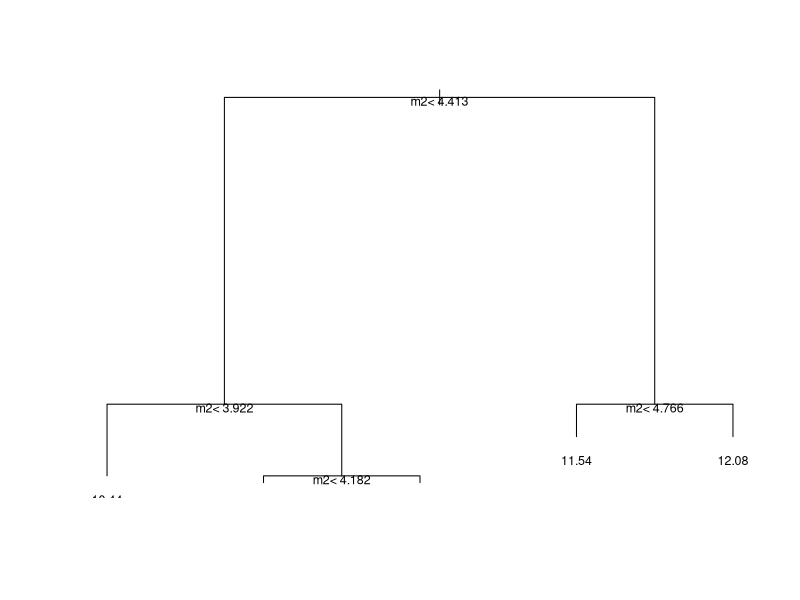
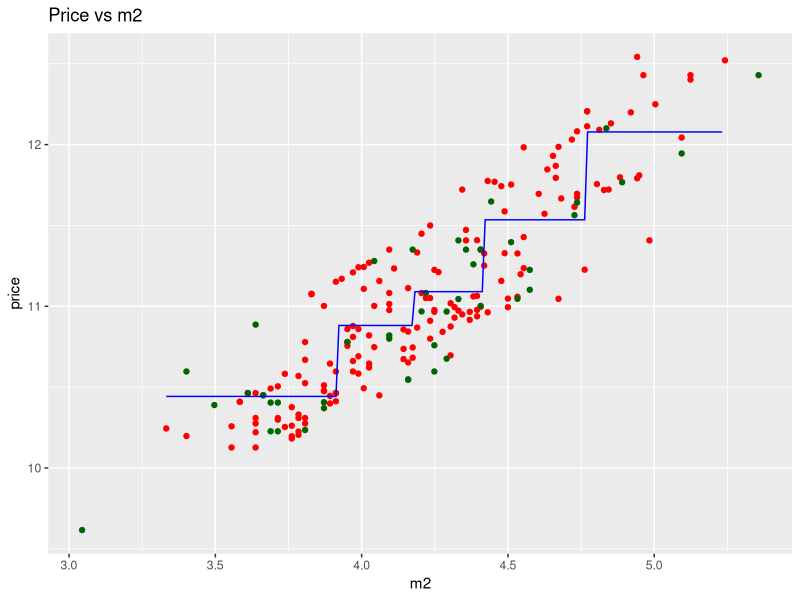
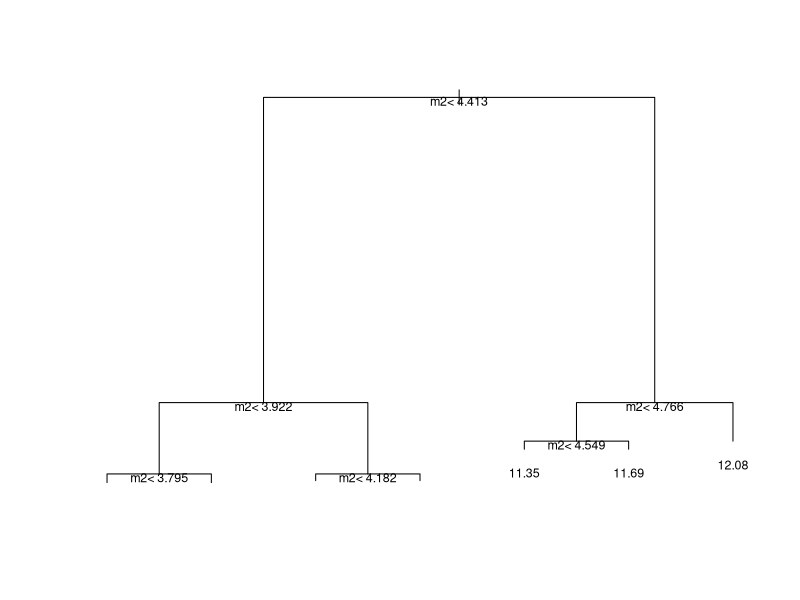
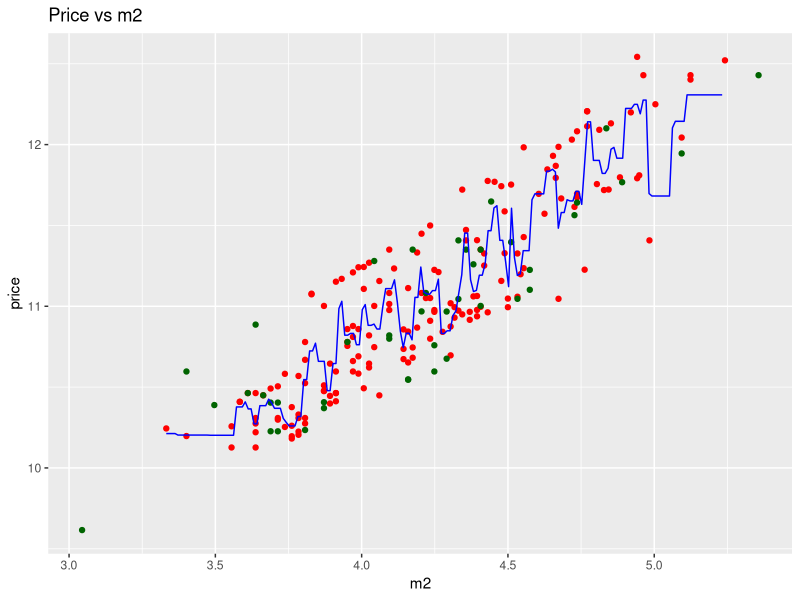

Recreate these plots in R, in order. (Note: this script raises an error after producing the figures.)
# NONLINEAR REGRESSION 
# Download the data

f_train <- read.csv2('flats_train.csv', header = TRUE, encoding = 'UNICOD')
f_test <- read.csv2('flats_test.csv', header = TRUE, encoding = 'UNICOD')


# Decision Tree Regression

## Fitting simple tree

library(rpart)
dt <- rpart(price ~ m2, f_train, control = rpart.control(minsplit = 50))
plot(dt)
text(dt, pos = 1, cex = .75, col = 1, font = 1)


## Predicting

p_dt <- predict(dt, f_test)

train_mse_dt <- sum((f_train$price-predict(dt, f_train))^2) /length(f_train$price)
test_mse_dt <- sum((f_test$price-p_dt)^2)/length(p_dt)

train_mse_dt
test_mse_dt


## Visualising

library(ggplot2)
x_grid <- seq(min(f_train$m2), max(f_train$m2), 0.01)
ggplot() +
  geom_point(aes(f_train$m2, f_train$price),colour = 'red') +
  geom_point(aes(f_test$m2, f_test$price),colour = 'dark green') +
  geom_line(aes(x_grid, predict(dt, data.frame(m2 = x_grid))),colour = 'blue') +
  ggtitle('Price vs m2') +
  xlab('m2') +
  ylab('price')


## Fitting full tree

library(rpart)
dt <- rpart(price ~ rooms + location + condition + m2, f_train, control = rpart.control(minsplit = 2))
plot(dt)
text(dt, pos = 1, cex = .75, col = 1, font = 1)


## Predicting

p_dt <- predict(dt, f_test)

train_mse_dt <- sum((f_train$price-predict(dt, f_train))^2)/length(f_train$price)
test_mse_dt <- sum((f_test$price-p_dt)^2)/length(p_dt)

train_mse_dt
test_mse_dt


# Random forest

## Fitting

library(randomForest)
set.seed(1234)
rf = randomForest(x = f_train['m2'],
                         y = f_train$price,
                         ntree = 5)


## Predicting

p_rf <- predict(rf, f_test)

train_mse_rf <- sum((f_train$price-predict(rf, f_train))^2)/length(f_train$price)
test_mse_rf <- sum((f_test$price-p_rf)^2)/length(p_rf)

train_mse_rf
test_mse_rf


## Visualising

ggplot() +
  geom_point(aes(f_train$m2, f_train$price),colour = 'red') +
  geom_point(aes(f_test$m2, f_test$price),colour = 'dark green') +
  geom_line(aes(x_grid, predict(rf, data.frame(m2 = x_grid))),colour = 'blue') +
  ggtitle('Price vs m2') +
  xlab('m2') +
  ylab('price')


# Saving results

fit <- read.csv2('flats_fit.csv', header = TRUE, encoding = 'UNICOD')
fit$p_dt <- p_dt
fit$p_rf <- p_rf
head(fit)
write.csv2(fit[-1], file = "flats_fit.csv")


# Compare models

g_sr <- ggplot(fit, aes(x=f_test.price, y=p_sr)) + 
  geom_abline(intercept=0, slope=1) +
  geom_point(alpha=0.5) + labs(title="Linear Regression", x="Real Price", y="Predicted Price") + 
  theme(plot.title=element_text(size=10), axis.title.x=element_text(size=7), axis.title.y=element_text(size=7), axis.text.x=element_text(size=5), axis.text.y=element_text(size=5)) + theme(legend.position="none")

g_mr <- ggplot(fit, aes(x=f_test.price, y=p_mr)) + 
  geom_abline(intercept=0, slope=1) +
  geom_point(alpha=0.5) + labs(title="Multiple Regression", x="Real Price", y="Predicted Price") + 
  theme(plot.title=element_text(size=10), axis.title.x=element_text(size=7), axis.title.y=element_text(size=7), axis.text.x=element_text(size=5), axis.text.y=element_text(size=5)) + theme(legend.position="none")

g_pr <- ggplot(fit, aes(x=f_test.price, y=p_pr)) + 
  geom_abline(intercept=0, slope=1) +
  geom_point(alpha=0.5) + labs(title="Polynomial Regression", x="Real Price", y="Predicted Price") + 
  theme(plot.title=element_text(size=10), axis.title.x=element_text(size=7), axis.title.y=element_text(size=7), axis.text.x=element_text(size=5), axis.text.y=element_text(size=5)) + theme(legend.position="none") 

g_dt <- ggplot(fit, aes(x=f_test.price, y=p_dt)) + 
  geom_abline(intercept=0, slope=1) +
  geom_point(alpha=0.5) + labs(title="Regression Tree", x="Real Price", y="Predicted Price") + 
  theme(plot.title=element_text(size=10), axis.title.x=element_text(size=7), axis.title.y=element_text(size=7), axis.text.x=element_text(size=5), axis.text.y=element_text(size=5)) + theme(legend.position="none")

g_rf <- ggplot(fit, aes(x=f_test.price, y=p_rf)) + 
  geom_abline(intercept=0, slope=1) +
  geom_point(alpha=0.5) + labs(title="Random Forest", x="Real Price", y="Predicted Price") + 
  theme(plot.title=element_text(size=10), axis.title.x=element_text(size=7), axis.title.y=element_text(size=7), axis.text.x=element_text(size=5), axis.text.y=element_text(size=5)) + theme(legend.position="none")

gridExtra::grid.arrange(g_sr,g_mr,g_pr,g_dt,g_rf,ncol=2)


# Calc prediction error and visualize it

sr <- mean ((fit$f_test.price - fit$p_sr) ^ 2)
mr <- mean ((fit$f_test.price - fit$p_mr) ^ 2)
pr <- mean ((fit$f_test.price - fit$p_pr) ^ 2)
dt <- mean ((fit$f_test.price - fit$p_dt) ^ 2)
rf <- mean ((fit$f_test.price - fit$p_rf) ^ 2)
mse <- data.frame(sr,mr,pr,dt,rf)
head(mse)

install.packages("reshape") # !!!!!

mse1 <- reshape::melt.data.frame(mse)
head(mse1)

b1 <- ggplot(mse1, aes(x=variable, y=value)) +
  geom_bar(stat="summary", fun.y="mean", fill = 'royalblue')
b1
